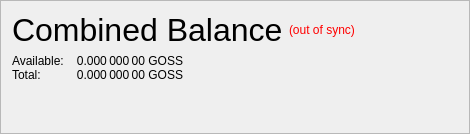
                   <widget class="QFrame" name="frame_CombinedBalances">
                    <property name="minimumSize">
                     <size>
                      <width>470</width>
                      <height>0</height>
                     </size>
                    </property>
                    <property name="frameShape">
                     <enum>QFrame::StyledPanel</enum>
                    </property>
                    <property name="frameShadow">
                     <enum>QFrame::Raised</enum>
                    </property>
                    <layout class="QVBoxLayout" name="verticalLayout_5">
                     <property name="spacing">
                      <number>6</number>
                     </property>
                     <property name="sizeConstraint">
                      <enum>QLayout::SetNoConstraint</enum>
                     </property>
                     <item>
                      <layout class="QHBoxLayout" name="horizontalLayout_5" stretch="0,0,0">
                       <item>
                        <widget class="QLabel" name="label_5z">
                         <property name="minimumSize">
                          <size>
                           <width>0</width>
                           <height>20</height>
                          </size>
                         </property>
                         <property name="font">
                          <font>
                           <pointsize>24</pointsize>
                           <weight>50</weight>
                           <bold>false</bold>
                          </font>
                         </property>
                         <property name="toolTip">
                          <string>Combined Balance (including unconfirmed and immature coins)</string>
                         </property>
                         <property name="text">
                          <string>Combined Balance</string>
                         </property>
                        </widget>
                       </item>
                       <item>
                        <widget class="QLabel" name="labelWalletStatus">
                         <property name="cursor">
                          <cursorShape>WhatsThisCursor</cursorShape>
                         </property>
                         <property name="toolTip">
                          <string>The displayed information may be out of date. Your wallet automatically synchronizes with the GOSSIP network after a connection is established, but this process has not completed yet.</string>
                         </property>
                         <property name="styleSheet">
                          <string notr="true">QLabel { color: red; }</string>
                         </property>
                         <property name="text">
                          <string notr="true">(out of sync)</string>
                         </property>
                         <property name="alignment">
                          <set>Qt::AlignLeading|Qt::AlignLeft|Qt::AlignVCenter</set>
                         </property>
                        </widget>
                       </item>
                       <item>
                        <spacer name="horizontalSpacer_1">
                         <property name="orientation">
                          <enum>Qt::Horizontal</enum>
                         </property>
                         <property name="sizeHint" stdset="0">
                          <size>
                           <width>40</width>
                           <height>20</height>
                          </size>
                         </property>
                        </spacer>
                       </item>
                      </layout>
                     </item>
                     <item>
                      <layout class="QGridLayout" name="gridLayout_3">
                       <property name="horizontalSpacing">
                        <number>12</number>
                       </property>
                       <property name="verticalSpacing">
                        <number>0</number>
                       </property>
                       <item row="1" column="0">
                        <widget class="QLabel" name="labelBalanceTextz">
                         <property name="text">
                          <string>Available:</string>
                         </property>
                        </widget>
                       </item>
                       <item row="1" column="1">
                        <widget class="QLabel" name="labelBalancez">
                         <property name="font">
                          <font>
                           <weight>50</weight>
                           <bold>false</bold>
                          </font>
                         </property>
                         <property name="cursor">
                          <cursorShape>IBeamCursor</cursorShape>
                         </property>
                         <property name="toolTip">
                          <string>Your current spendable balance</string>
                         </property>
                         <property name="text">
                          <string notr="true">0.000 000 00 GOSS</string>
                         </property>
                         <property name="alignment">
                          <set>Qt::AlignRight|Qt::AlignTrailing|Qt::AlignVCenter</set>
                         </property>
                         <property name="textInteractionFlags">
                          <set>Qt::LinksAccessibleByMouse|Qt::TextSelectableByKeyboard|Qt::TextSelectableByMouse</set>
                         </property>
                        </widget>
                       </item>
                       <item row="2" column="0">
                        <widget class="QLabel" name="labelTotalTextz">
                         <property name="text">
                          <string>Total:</string>
                         </property>
                        </widget>
                       </item>
                       <item row="2" column="1">
                        <widget class="QLabel" name="labelTotalz">
                         <property name="font">
                          <font>
                           <weight>50</weight>
                           <bold>false</bold>
                          </font>
                         </property>
                         <property name="cursor">
                          <cursorShape>IBeamCursor</cursorShape>
                         </property>
                         <property name="toolTip">
                          <string>Total Balance, including all unavailable coins.</string>
                         </property>
                         <property name="text">
                          <string notr="true">0.000 000 00 GOSS</string>
                         </property>
                         <property name="alignment">
                          <set>Qt::AlignRight|Qt::AlignTrailing|Qt::AlignVCenter</set>
                         </property>
                         <property name="textInteractionFlags">
                          <set>Qt::LinksAccessibleByMouse|Qt::TextSelectableByKeyboard|Qt::TextSelectableByMouse</set>
                         </property>
                        </widget>
                       </item>
                       <item row="2" column="3">
                        <spacer name="horizontalSpacer_2">
                         <property name="orientation">
                          <enum>Qt::Horizontal</enum>
                         </property>
                         <property name="sizeHint" stdset="0">
                          <size>
                           <width>40</width>
                           <height>0</height>
                          </size>
                         </property>
                        </spacer>
                       </item>
                      </layout>
                     </item>
                     <item>
                      <spacer name="verticalSpacer_1">
                       <property name="orientation">
                        <enum>Qt::Vertical</enum>
                       </property>
                       <property name="sizeHint" stdset="0">
                        <size>
                         <width>20</width>
                         <height>40</height>
                        </size>
                       </property>
                      </spacer>
                     </item>
                    </layout>
                   </widget>
